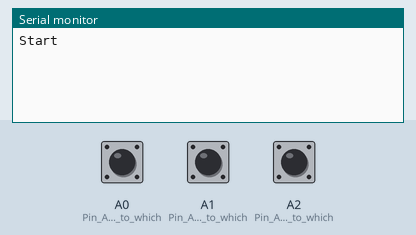
Simulated run of this sketch. Board: Arduino Uno, built with avr-gcc and run on an emulated ATmega328P. Shown: the last lines printed to the serial monitor. Inputs (shaded band) come from the test bench; at power-on: A0 (Pin_A0_is_input_to_which) HIGH, A1 (Pin_A1_is_input_to_which) HIGH, A2 (Pin_A2_is_input_to_which) HIGH.

Above: at 1.2 s.
1.3 s: A0 (Pin_A0_is_input_to_which) pulled LOW for 0.15 s
At 1.7 s:
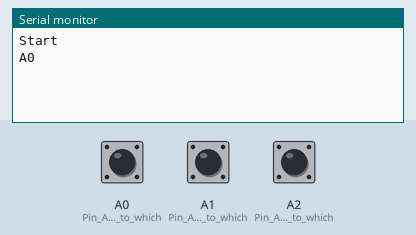
2.9 s: A1 (Pin_A1_is_input_to_which) pulled LOW for 0.15 s
At 4.1 s:
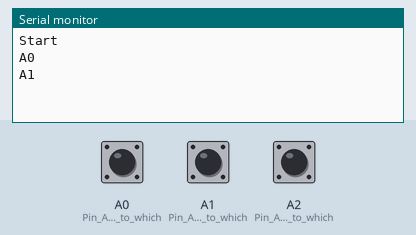
4.5 s: A2 (Pin_A2_is_input_to_which) pulled LOW for 0.15 s
At 5.4 s:
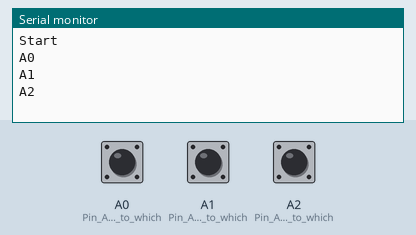

The sketch:

pinChangeIntTest.ino
```cpp
void setup()
{
  Serial.begin(115200);
  Serial.println("Start");

  InitialiseIO();
  InitialiseInterrupt();
}

void loop() {
  /* Nothing to do: the program jumps automatically to Interrupt Service Routine "blink"
   in case of a hardware interrupt  */
}

void InitialiseIO(){
  pinMode(A0, INPUT);     // Pin A0 is input to which a switch is connected
  digitalWrite(A0, HIGH);   // Configure internal pull-up resistor
  pinMode(A1, INPUT);    // Pin A1 is input to which a switch is connected
  digitalWrite(A1, HIGH);   // Configure internal pull-up resistor
  pinMode(A2, INPUT);    // Pin A2 is input to which a switch is connected
  digitalWrite(A2, HIGH);   // Configure internal pull-up resistor
}

void InitialiseInterrupt(){
  cli();    // switch interrupts off while messing with their settings
  PCICR =0x02;          // Enable PCINT1 interrupt
  PCMSK1 = 0b00000111;
  sei();    // turn interrupts back on
}

ISR(PCINT1_vect) {    // Interrupt service routine. Every single PCINT8..14 (=ADC0..5) change
            // will generate an interrupt: but this will always be the same interrupt routine
  if (digitalRead(A0)==0)  Serial.println("A0");
  if (digitalRead(A1)==0)  Serial.println("A1");
  if (digitalRead(A2)==0)  Serial.println("A2");
}
```

Measured:
- after the input at 1.3 s, the serial monitor: prints a new line at once (image 1)
- after the input at 2.9 s, the serial monitor: prints a new line at once (image 2)
- after the input at 4.5 s, the serial monitor: prints a new line at once (image 3)
